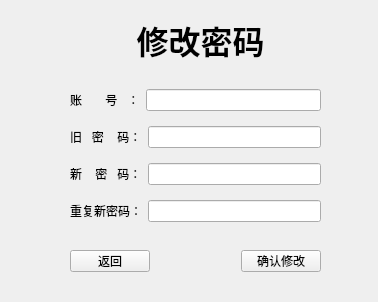
<?xml version="1.0" encoding="UTF-8"?>
<ui version="4.0">
 <class>chgpdDialog</class>
 <widget class="QWidget" name="chgpdDialog">
  <property name="geometry">
   <rect>
    <x>0</x>
    <y>0</y>
    <width>378</width>
    <height>302</height>
   </rect>
  </property>
  <property name="windowTitle">
   <string>Form</string>
  </property>
  <widget class="QLabel" name="label">
   <property name="geometry">
    <rect>
     <x>70</x>
     <y>10</y>
     <width>261</width>
     <height>61</height>
    </rect>
   </property>
   <property name="text">
    <string>&lt;html&gt;&lt;head/&gt;&lt;body&gt;&lt;p&gt;&lt;span style=&quot; font-size:24pt; font-weight:700;&quot;&gt;修改密码&lt;/span&gt;&lt;/p&gt;&lt;/body&gt;&lt;/html&gt;</string>
   </property>
   <property name="alignment">
    <set>Qt::AlignCenter</set>
   </property>
  </widget>
  <widget class="QWidget" name="layoutWidget">
   <property name="geometry">
    <rect>
     <x>70</x>
     <y>80</y>
     <width>251</width>
     <height>151</height>
    </rect>
   </property>
   <layout class="QVBoxLayout" name="verticalLayout">
    <item>
     <layout class="QHBoxLayout" name="horizontalLayout">
      <item>
       <widget class="QLabel" name="label_2">
        <property name="text">
         <string>账       号   ：</string>
        </property>
       </widget>
      </item>
      <item>
       <widget class="QLineEdit" name="L_Acount"/>
      </item>
     </layout>
    </item>
    <item>
     <layout class="QHBoxLayout" name="horizontalLayout_2">
      <item>
       <widget class="QLabel" name="label_3">
        <property name="text">
         <string>旧   密    码：</string>
        </property>
       </widget>
      </item>
      <item>
       <widget class="QLineEdit" name="L_OldPassword"/>
      </item>
     </layout>
    </item>
    <item>
     <layout class="QHBoxLayout" name="horizontalLayout_3">
      <item>
       <widget class="QLabel" name="label_4">
        <property name="text">
         <string>新    密   码：</string>
        </property>
       </widget>
      </item>
      <item>
       <widget class="QLineEdit" name="L_NewPassword"/>
      </item>
     </layout>
    </item>
    <item>
     <layout class="QHBoxLayout" name="horizontalLayout_4">
      <item>
       <widget class="QLabel" name="label_5">
        <property name="text">
         <string>重复新密码：</string>
        </property>
       </widget>
      </item>
      <item>
       <widget class="QLineEdit" name="L_ReNewPassword"/>
      </item>
     </layout>
    </item>
   </layout>
  </widget>
  <widget class="QWidget" name="layoutWidget">
   <property name="geometry">
    <rect>
     <x>70</x>
     <y>250</y>
     <width>251</width>
     <height>22</height>
    </rect>
   </property>
   <layout class="QHBoxLayout" name="horizontalLayout_5">
    <item>
     <widget class="QPushButton" name="btn_back">
      <property name="text">
       <string>返回</string>
      </property>
     </widget>
    </item>
    <item>
     <spacer name="horizontalSpacer">
      <property name="orientation">
       <enum>Qt::Horizontal</enum>
      </property>
      <property name="sizeHint" stdset="0">
       <size>
        <width>40</width>
        <height>20</height>
       </size>
      </property>
     </spacer>
    </item>
    <item>
     <widget class="QPushButton" name="btn_chg">
      <property name="text">
       <string>确认修改</string>
      </property>
     </widget>
    </item>
   </layout>
  </widget>
 </widget>
 <resources/>
 <connections/>
</ui>
